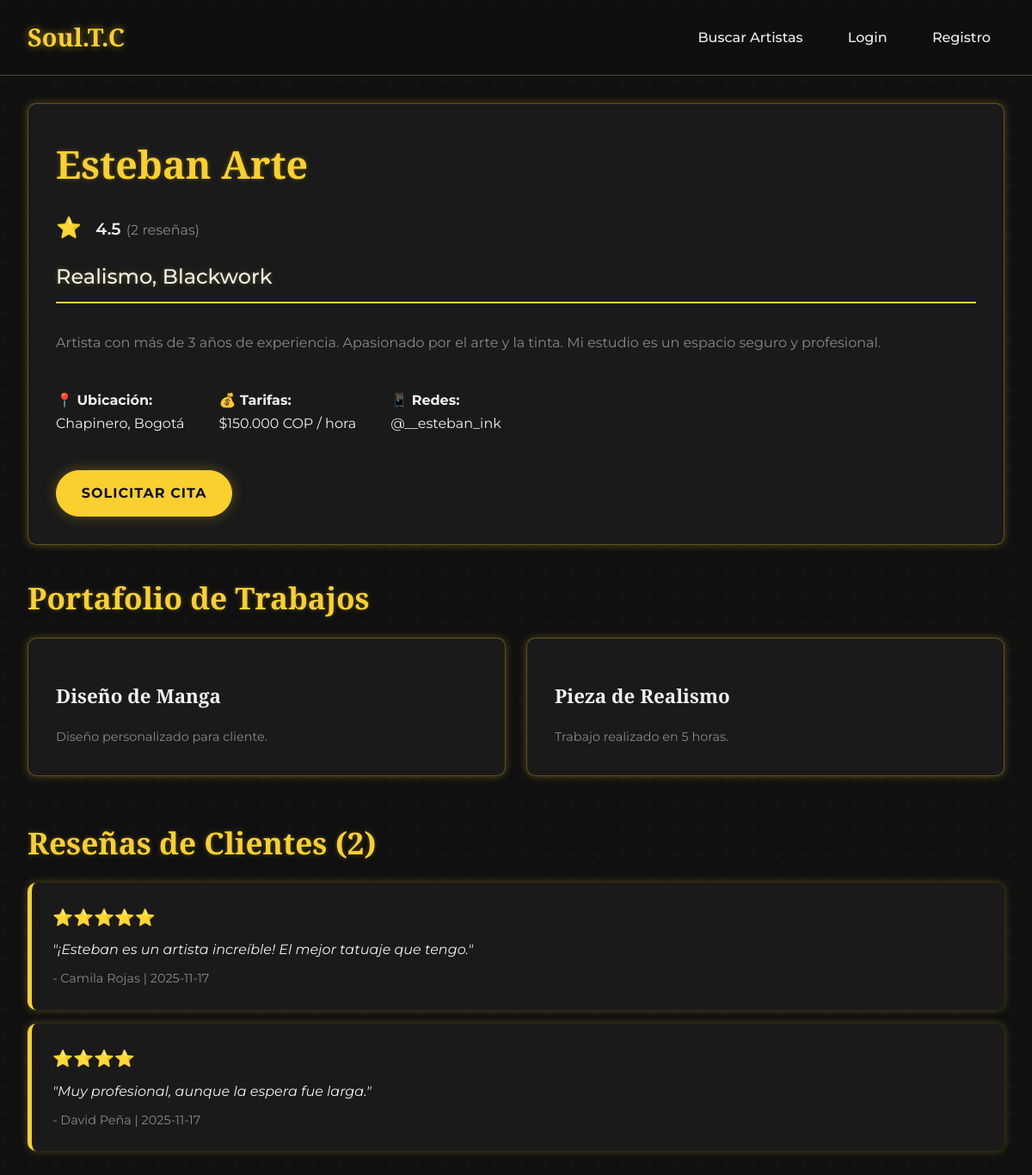
/tatuador/7, run on the app's committed database.
### app.py (models this page shows, shortened)
class Usuarios(db.Model):
    id = db.Column(db.Integer, primary_key=True)
    nombre = db.Column(db.String(100), nullable=False)
    email = db.Column(db.String(80), unique=True, nullable=False)
    password_hash = db.Column(db.String(128), nullable=False)
    tipoUsuario = db.Column(db.String(20), nullable=False, default='cliente') # admin, tatuador, cliente
    telefono = db.Column(db.String(50), nullable=True)
    fechaRegistro = db.Column(db.String(100), nullable=False, default=datetime.now().isoformat)
    perfil = db.relationship('TatuadorPerfil', backref='usuario', uselist=False, cascade="all, delete-orphan")
    portafolios = db.relationship('Portafolio', backref='tatuador', lazy=True, cascade="all, delete-orphan")
    citas_enviadas = db.relationship('Citas', foreign_keys='Citas.clienteId', backref='cliente', lazy=True, cascade="all, delete-orphan")
    citas_recibidas = db.relationship('Citas', foreign_keys='Citas.tatuadorId', backref='tatuador', lazy=True, cascade="all, delete-orphan")

class TatuadorPerfil(db.Model):
    id = db.Column(db.Integer, primary_key=True)
    usuarioId = db.Column(db.Integer, db.ForeignKey('usuarios.id', ondelete="CASCADE"), unique=True, nullable=False)
    especialidades = db.Column(db.Text, nullable=True)
    descripcion = db.Column(db.Text, nullable=True)
    tarifas = db.Column(db.String(200), nullable=True)
    redesSociales = db.Column(db.String(200), nullable=True)
    ubicacion = db.Column(db.String(200), nullable=True)
    latitud = db.Column(db.Float, nullable=True)
    longitud = db.Column(db.Float, nullable=True)

class Portafolio(db.Model):
    id = db.Column(db.Integer, primary_key=True)
    tatuadorId = db.Column(db.Integer, db.ForeignKey('usuarios.id', ondelete="CASCADE"), nullable=False)
    titulo = db.Column(db.String(100), nullable=False)
    descripcion = db.Column(db.Text, nullable=True)
    fechaCreacion = db.Column(db.String(100), nullable=False, default=datetime.now().isoformat)
    imagenes = db.relationship('ImagenesPortafolio', backref='portafolio', lazy=True, cascade="all, delete-orphan")

class Resenas(db.Model):
    id = db.Column(db.Integer, primary_key=True)
    citaId = db.Column(db.Integer, db.ForeignKey('citas.id', ondelete="CASCADE"), unique=True, nullable=False)
    calificacion = db.Column(db.Integer, nullable=False)
    comentario = db.Column(db.Text, nullable=True)
    fecha = db.Column(db.String(100), nullable=False, default=datetime.now().isoformat)

### app.py (the view)
@app.route('/tatuador/<int:id>')
def perfil_tatuador(id):
    tatuador = Usuarios.query.get_or_404(id)
    if tatuador.tipoUsuario != 'tatuador':
        flash('Usuario no es un tatuador.', 'error')
        return redirect(url_for('index'))
    perfil = TatuadorPerfil.query.filter_by(usuarioId=id).first()
    portafolios = Portafolio.query.filter_by(tatuadorId=id).order_by(Portafolio.id.desc()).all()
    citas_completadas_ids = [c.id for c in Citas.query.filter_by(tatuadorId=id, estado='Completada').all()]
    resenas = Resenas.query.filter(Resenas.citaId.in_(citas_completadas_ids)).order_by(Resenas.fecha.desc()).all()
    avg_rating = 0
    if resenas:
        avg_rating = db.session.query(func.avg(Resenas.calificacion)).filter(Resenas.citaId.in_(citas_completadas_ids)).scalar()
        avg_rating = round(avg_rating, 1)
    return render_template('perfil_tatuador.html',
                           tatuador=tatuador,
                           perfil=perfil,
                           portafolios=portafolios,
                           resenas=resenas,
                           avg_rating=avg_rating)

### templates/perfil_tatuador.html (shortened to what this page needs)
{% extends "Base.html" %}
{% block content %}
  <div class="card" style="margin-bottom: 2rem; background: var(--color-surface);">
    <h1>{{ tatuador.nombre }}</h1>
    <div class="star-rating">
      {% if avg_rating > 0 %}
        <span>⭐</span>
        <span class="avg">{{ avg_rating }}</span>
        <span class="total"> ({{ resenas | length }} reseñas)</span>
      {% else %}
        <span class="total">Aún no tiene reseñas</span>
      {% endif %}
    </div>
    {% if perfil %}
      <h3 style="color: var(--color-text); font-weight: 500; margin-top: 1rem; font-family: var(--font-body); font-size: 1.5rem;">{{ perfil.especialidades or 'Artista verificado' }}</h3>
      <p style="margin-top: 1rem; color: var(--color-text-muted);">{{ perfil.descripcion or 'Sin descripción.' }}</p>
      <div style="margin-top: 1.5rem; display: flex; flex-wrap: wrap; gap: 2.5rem;">
        <div>
          <strong>📍 Ubicación:</strong>
          <p>{{ perfil.ubicacion or 'No especificada' }}</p>
        </div>
        <div>
          <strong>💰 Tarifas:</strong>
          <p>{{ perfil.tarifas or 'Consultar' }}</p>
        </div>
        <div>
          <strong>📱 Redes:</strong>
          <p>{{ perfil.redesSociales or 'No publicadas' }}</p>
        </div>
      </div>
    {% else %}
      <p>Este artista aún no ha configurado su perfil.</p>
    {% endif %}
    <a href="{{ url_for('solicitar_cita', tatuador_id=tatuador.id) }}" class="btn btn-primary" style="margin-top: 1.5rem; align-self: flex-start;">Solicitar Cita</a>
  </div>
  <h2>Portafolio de Trabajos</h2>
  <div class="portfolio-gallery">
    {% if portafolios %}
      {% for item in portafolios %}
        <div class="portfolio-item card" style="background: var(--color-surface);">
          <h4 style="margin-top: 1rem;">{{ item.titulo }}</h4>
          <p style="color: var(--color-text-muted); font-size: 0.9rem; margin-bottom: auto;">{{ item.descripcion or '' }}</p>
        </div>
      {% endfor %}
    {% else %}
      <p style="color: var(--color-text-muted);">Este artista aún no ha subido trabajos a su portafolio.</p>
    {% endif %}
  </div>
  <div class="review-section">
    <h2>Reseñas de Clientes ({{ resenas | length }})</h2>
    {% if resenas %}
      {% for r in resenas %}
      <div class="review-card">
        <div class="star-rating">
          {% for i in range(r.calificacion) %}<span>⭐</span>{% endfor %}
        </div>
        <p>"{{ r.comentario or 'Sin comentario.' }}"</p>
        <div class="review-card-footer">
          - {{ r.cita.cliente.nombre }} | {{ r.fecha.split('T')[0] }}
        </div>
      </div>
      {% endfor %}
    {% else %}
      <p style="color: var(--color-text-muted);">Este artista aún no tiene reseñas públicas.</p>
    {% endif %}
  </div>
{% endblock %}

### Static/css/style.css (style rules this page uses)
:root { --color-bg: #101010; --color-surface: #1a1a1a; --color-text: #f0f0f0; --color-text-muted: #888; --color-gold: #FAD02E; --color-gold-muted: rgba(250, 208, 46, 0.7); --color-gold-glow: rgba(250, 208, 46, 0.3); --color-gold-glow-strong: rgba(250, 208, 46, 0.5); --color-success: #2ecc71; --color-danger: #e74c3c; --color-info: #3498db; --color-warning: #f39c12; --font-heading: 'Playfair Display', serif; --font-body: 'Montserrat', sans-serif; }
* { margin: 0; padding: 0; box-sizing: border-box; }
body { background-color: var(--color-bg); color: var(--color-text); font-family: var(--font-body); line-height: 1.7; }
h1, h2, h3, h4 { font-family: var(--font-heading); color: var(--color-gold); margin-bottom: 1rem; text-shadow: 0 0 5px var(--color-gold-glow); }
h1 { font-size: 2.8rem; }
h2 { font-size: 2.2rem; }
h3 { font-size: 1.8rem; }
h4 { font-size: 1.4rem; color: var(--color-text); text-shadow: none; }
p { margin-bottom: 1rem; }
a { color: var(--color-gold); text-decoration: none; }
.btn { display: inline-block; padding: 0.8rem 1.8rem; border-radius: 50px; text-decoration: none; font-weight: 700; font-size: 1rem; cursor: pointer; border: 1px solid var(--color-gold); transition: all 0.3s ease; text-transform: uppercase; letter-spacing: 1px; }
.btn-primary { background-color: var(--color-gold); color: var(--color-bg); box-shadow: 0 0 15px var(--color-gold-glow); }
.card { background: rgba(255, 255, 255, 0.05); backdrop-filter: blur(10px); border: 1px solid rgba(250, 208, 46, 0.3); box-shadow: 0 0 10px var(--color-gold-glow); padding: 2rem; border-radius: 10px; transition: all 0.3s ease; display: flex; flex-direction: column; }
.card h3 { margin-top: 0; border-bottom: 2px solid var(--color-gold); padding-bottom: 0.5rem; display: inline-block; }
.portfolio-gallery { display: grid; grid-template-columns: repeat(auto-fit, minmax(300px, 1fr)); gap: 1.5rem; }
.star-rating { font-size: 1.5rem; color: var(--color-gold); }
.star-rating .avg { color: var(--color-text); font-size: 1.2rem; font-weight: 600; margin-left: 10px; font-family: var(--font-body); }
.star-rating .total { color: var(--color-text-muted); font-size: 1rem; font-weight: 400; font-family: var(--font-body); }
.review-section { margin-top: 3rem; }
.review-card { background: var(--color-surface); padding: 1.5rem; border-radius: 10px; margin-bottom: 1rem; border-left: 5px solid var(--color-gold); box-shadow: 0 0 10px var(--color-gold-glow); }
.review-card .star-rating { font-size: 1.2rem; margin-bottom: 0.5rem; }
.review-card p { font-size: 1rem; margin-bottom: 0.5rem; font-style: italic; }
.review-card-footer { font-size: 0.9rem; color: var(--color-text-muted); }

### data on the page
Usuarios: nombre "Esteban Arte"
TatuadorPerfil: especialidades "Realismo, Blackwork", descripcion "Artista con más de 3 años de experiencia. Apasionado por el arte y la tinta. Mi estudio es un espacio seguro y profesional.", ubicacion "Chapinero, Bogotá", tarifas "$150.000 COP / hora", redesSociales "@__esteban_ink"
Portafolio: titulo "Diseño de Manga", descripcion "Diseño personalizado para cliente."
Portafolio: titulo "Pieza de Realismo", descripcion "Trabajo realizado en 5 horas."
Resenas: calificacion 5 (drawn), comentario "¡Esteban es un artista increíble! El mejor tatuaje que tengo.", cita.cliente.nombre "Camila Rojas", fecha "2025-11-17"
Resenas: calificacion 4 (drawn), comentario "Muy profesional, aunque la espera fue larga.", cita.cliente.nombre "David Peña", fecha "2025-11-17"

### other printed values
{{ avg_rating }} "4.5"
{{ resenas | length }} "2"
